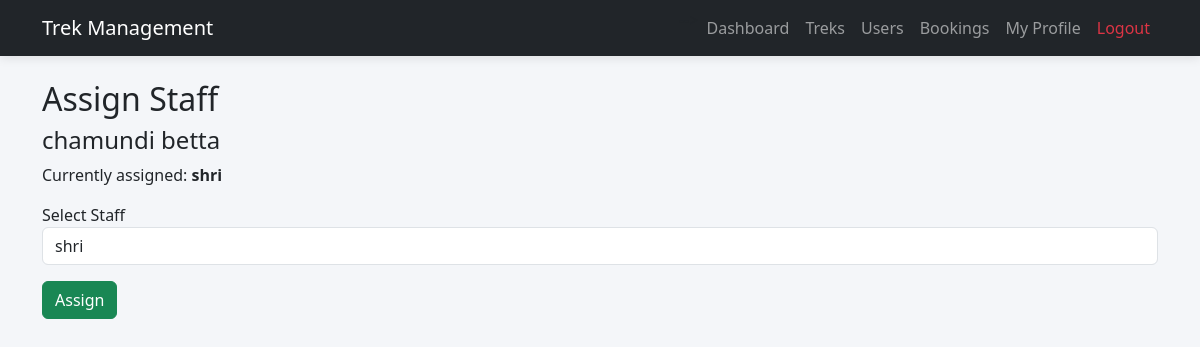
The app's page /admin/assign-staff/3 (signed in) with its own data.
### application/models.py (models this page shows, shortened)
class Trek(db.Model):
    __tablename__ = "treks"
    id = db.Column(db.Integer, primary_key=True)
    trek_name = db.Column(db.String(100), nullable=False)
    location = db.Column(db.String(100), nullable=False)
    difficulty = db.Column(db.String(20), nullable=False)
    duration = db.Column(db.Integer, nullable=False)
    available_slots = db.Column(db.Integer, nullable=False)
    assigned_staff_id = db.Column(
        db.Integer,
        db.ForeignKey("users.id"),
        nullable=True
    )
    status = db.Column(
        db.String(20),
        default="Pending"
    )
    start_date = db.Column(db.Date, nullable=False)
    end_date = db.Column(db.Date, nullable=False)
    staff = db.relationship("User", backref="assigned_treks")

class User(db.Model):
    __tablename__ = "users"
    id = db.Column(db.Integer, primary_key=True)
    username = db.Column(db.String(50), nullable=False, unique=True)
    email = db.Column(db.String(120), nullable=False, unique=True)
    password = db.Column(db.String(255), nullable=False)
    role = db.Column(db.String(20), nullable=False)
    is_approved = db.Column(db.Boolean, default=False)
    is_blacklisted = db.Column(db.Boolean, default=False)

### app.py (the view, shortened to what this page needs)
@app.route("/admin/assign-staff/<int:trek_id>", methods=["GET", "POST"])
def assign_staff(trek_id):
    if "user_id" not in session:
        return redirect("/login")
    if session["role"] != "admin":
        return "Access Denied"
    trek = Trek.query.get_or_404(trek_id)
    staff_members = User.query.filter_by(
        role="staff",
        is_approved=True
    ).all()
    return render_template(
        "assign_staff.html",
        trek=trek,
        staff_members=staff_members
    )

### templates/assign_staff.html (shortened to what this page needs)
{% extends "base.html" %}
{% block content %}
<div class="container mt-4">
    <h2>Assign Staff</h2>
    <h4>{{ trek.trek_name }}</h4>
    <p>
        Currently assigned:
        {% if trek.staff %}
            <strong>{{ trek.staff.username }}</strong>
        {% else %}
            <span class="text-muted">No staff assigned yet</span>
        {% endif %}
    </p>
    {% if staff_members %}
    <form method="POST">
        <div class="mb-3">
            <label>Select Staff</label>
            <select
                name="staff_id"
                class="form-control">
                {% for staff in staff_members %}
                <option value="{{ staff.id }}"
                    {% if trek.assigned_staff_id == staff.id %}selected{% endif %}>
                    {{ staff.username }}
                </option>
                {% endfor %}
            </select>
        </div>
        <button
            type="submit"
            class="btn btn-success">
            Assign
        </button>
    </form>
    {% else %}
    <div class="alert alert-warning">
        No approved staff members available. Approve a staff account from
        <a href="{{ url_for('pending_staff') }}">Pending Staff</a> first.
    </div>
    {% endif %}
</div>
{% endblock %}

### static/css/style.css (style rules this page uses)
body { background:#f4f6f9; }

### records on screen
Trek: trek_name "chamundi betta", staff_id "shri"
User: staff.username "shri"
